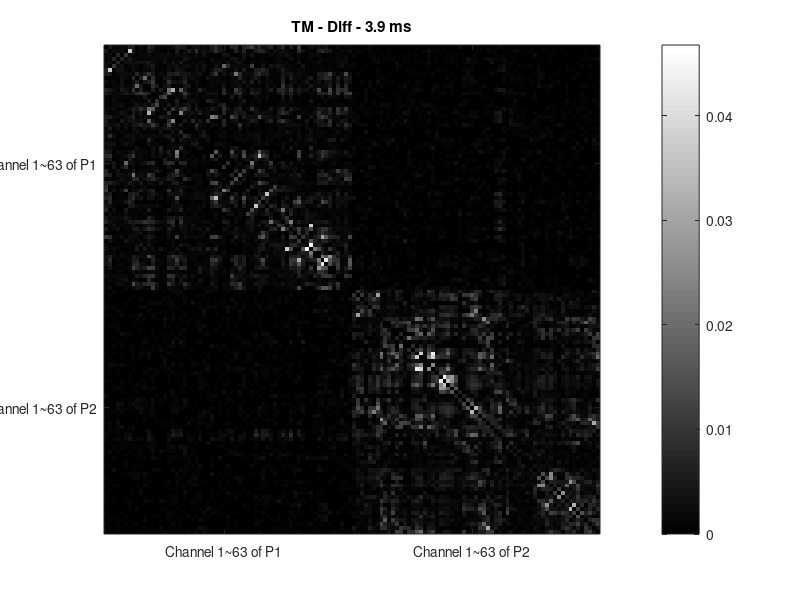
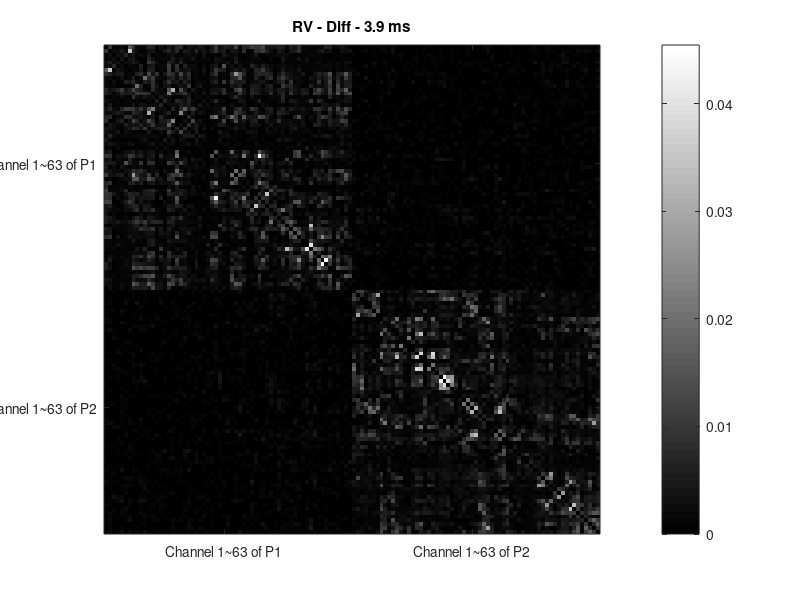
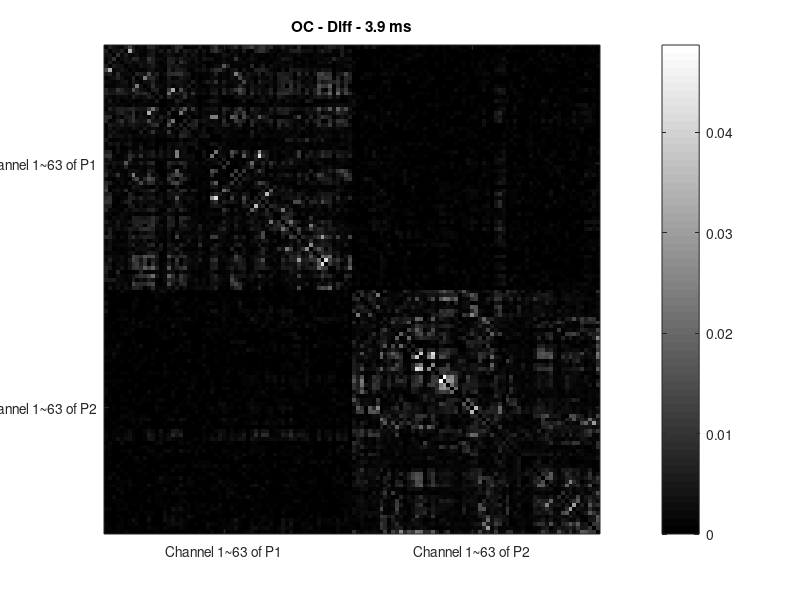
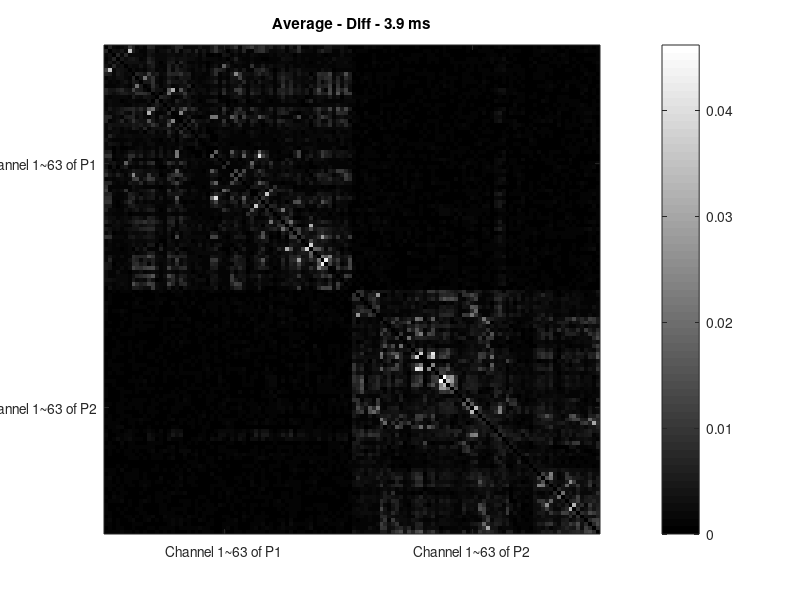

MATLAB code for these plots, in order:
%source localized data
%TM
tm_tri = zeros(126,126);
p1_tm = load('p1_phi_TM.mat');
p2_tm = load('p2_phi_TM.mat');
cross_tm = load('cross_phi_TM.mat');
p1_tm_phi = p1_tm.phi;
p2_tm_phi = p2_tm.phi;
cross_tm_phi = cross_tm.phi;
tm_tri(1:63,1:63) = p1_tm_phi;
tm_tri(1:63,64:126) = cross_tm_phi;
tm_tri(64:126,64:126) = p2_tm_phi;
for i = 2:126
    for j = 1:i-1
        tm_tri(i,j) = tm_tri(j,i);
    end
end
figure(1);imagesc(tm_tri);colormap(gray);colorbar;
set(gca,'xtick',[31,94]);set(gca,'ytick',[31,94])
set(gca,'xticklabel',{'Channel 1~63 of P1','Channel 1~63 of P2'});set(gca,'yticklabel',{'Channel 1~63 of P1','Channel 1~63 of P2'});
title('TM - Diff - 3.9 ms')
saveas(1,'TM.jpg')
%RV
rv_tri = zeros(126,126);
p1_rv = load('p1_phi_RV.mat');
p2_rv = load('p2_phi_RV.mat');
cross_rv = load('cross_phi_RV.mat');
p1_rv_phi = p1_rv.phi;
p2_rv_phi = p2_rv.phi;
cross_rv_phi = cross_rv.phi;
rv_tri(1:63,1:63) = p1_rv_phi;
rv_tri(1:63,64:126) = cross_rv_phi;
rv_tri(64:126,64:126) = p2_rv_phi;
for i = 2:126
    for j = 1:i-1
        rv_tri(i,j) = rv_tri(j,i);
    end
end
figure(2);imagesc(rv_tri);colormap(gray);colorbar;
set(gca,'xtick',[31,94]);set(gca,'ytick',[31,94])
set(gca,'xticklabel',{'Channel 1~63 of P1','Channel 1~63 of P2'});set(gca,'yticklabel',{'Channel 1~63 of P1','Channel 1~63 of P2'});
title('RV - Diff - 3.9 ms')
saveas(2,'RV.jpg')
%OC
oc_tri = zeros(126,126);
p1_oc = load('p1_phi_OC.mat');
p2_oc = load('p2_phi_OC.mat');
cross_oc = load('cross_phi_OC.mat');
p1_oc_phi = p1_oc.phi;
p2_oc_phi = p2_oc.phi;
cross_oc_phi = cross_oc.phi;
oc_tri(1:63,1:63) = p1_oc_phi;
oc_tri(1:63,64:126) = cross_oc_phi;
oc_tri(64:126,64:126) = p2_oc_phi;
for i = 2:126
    for j = 1:i-1
        oc_tri(i,j) = oc_tri(j,i);
    end
end
figure(3);imagesc(oc_tri);colormap(gray);colorbar;
set(gca,'xtick',[31,94]);set(gca,'ytick',[31,94])
set(gca,'xticklabel',{'Channel 1~63 of P1','Channel 1~63 of P2'});set(gca,'yticklabel',{'Channel 1~63 of P1','Channel 1~63 of P2'});
title('OC - Diff - 3.9 ms')
saveas(3,'OC.jpg')
%Average
ave_tri = (tm_tri+rv_tri+oc_tri)/3;
figure(4);imagesc(ave_tri);colormap(gray);colorbar;
set(gca,'xtick',[31,94]);set(gca,'ytick',[31,94])
set(gca,'xticklabel',{'Channel 1~63 of P1','Channel 1~63 of P2'});set(gca,'yticklabel',{'Channel 1~63 of P1','Channel 1~63 of P2'});
title('Average - Diff - 3.9 ms')
saveas(4,'Average.jpg')

save('brch-diff-tm-170730.mat','tm_tri');
save('brch-diff-rv-170730.mat','rv_tri');
save('brch-diff-oc-170730.mat','oc_tri');
save('brch-diff-ave-170730.mat','ave_tri')